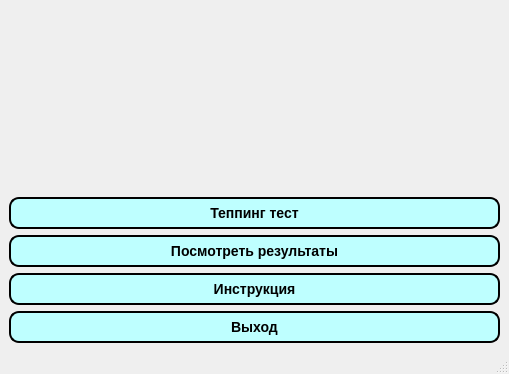
<?xml version="1.0" encoding="UTF-8"?>
<ui version="4.0">
 <class>Stud</class>
 <widget class="QMainWindow" name="Stud">
  <property name="geometry">
   <rect>
    <x>0</x>
    <y>0</y>
    <width>509</width>
    <height>374</height>
   </rect>
  </property>
  <property name="windowTitle">
   <string>MainWindow</string>
  </property>
  <widget class="QWidget" name="centralwidget">
   <layout class="QGridLayout" name="gridLayout">
    <item row="0" column="0">
     <widget class="QLabel" name="label_2">
      <property name="font">
       <font>
        <pointsize>12</pointsize>
       </font>
      </property>
      <property name="layoutDirection">
       <enum>Qt::LeftToRight</enum>
      </property>
      <property name="styleSheet">
       <string notr="true"/>
      </property>
      <property name="text">
       <string>&lt;html&gt;&lt;head/&gt;&lt;body&gt;&lt;p align=&quot;center&quot;&gt;&lt;br/&gt;&lt;/p&gt;&lt;/body&gt;&lt;/html&gt;</string>
      </property>
      <property name="alignment">
       <set>Qt::AlignCenter</set>
      </property>
      <property name="wordWrap">
       <bool>true</bool>
      </property>
     </widget>
    </item>
    <item row="1" column="0">
     <layout class="QVBoxLayout" name="verticalLayout">
      <item>
       <widget class="QPushButton" name="pushButton">
        <property name="styleSheet">
         <string notr="true">QPushButton{
     background-color: rgb(190, 255, 255);
     border-style: outset;
     border-width: 2px;
     border-radius: 10px;
     border-color: black;
     font: bold 14px;
     min-width: 10em;
     padding: 6px;
 }
 QPushButton:pressed {
     background-color: rgb(0, 255, 238);
     border-style: inset;
 }</string>
        </property>
        <property name="text">
         <string>Теппинг тест</string>
        </property>
       </widget>
      </item>
      <item>
       <widget class="QPushButton" name="pushButton_2">
        <property name="styleSheet">
         <string notr="true">QPushButton{
     background-color: rgb(190, 255, 255);
     border-style: outset;
     border-width: 2px;
     border-radius: 10px;
     border-color: black;
     font: bold 14px;
     min-width: 10em;
     padding: 6px;
 }
 QPushButton:pressed {
     background-color: rgb(0, 255, 238);
     border-style: inset;
 }</string>
        </property>
        <property name="text">
         <string>Посмотреть результаты</string>
        </property>
       </widget>
      </item>
      <item>
       <widget class="QPushButton" name="pushButton_3">
        <property name="styleSheet">
         <string notr="true">QPushButton{
     background-color: rgb(190, 255, 255);
     border-style: outset;
     border-width: 2px;
     border-radius: 10px;
     border-color: black;
     font: bold 14px;
     min-width: 10em;
     padding: 6px;
 }
 QPushButton:pressed {
     background-color: rgb(0, 255, 238);
     border-style: inset;
 }</string>
        </property>
        <property name="text">
         <string>Инструкция</string>
        </property>
       </widget>
      </item>
      <item>
       <widget class="QPushButton" name="pushButton_4">
        <property name="styleSheet">
         <string notr="true">QPushButton{
     background-color: rgb(190, 255, 255);
     border-style: outset;
     border-width: 2px;
     border-radius: 10px;
     border-color: black;
     font: bold 14px;
     min-width: 10em;
     padding: 6px;
 }
 QPushButton:pressed {
     background-color: rgb(0, 255, 238);
     border-style: inset;
 }</string>
        </property>
        <property name="text">
         <string>Выход</string>
        </property>
       </widget>
      </item>
     </layout>
    </item>
   </layout>
  </widget>
  <widget class="QStatusBar" name="statusbar"/>
 </widget>
 <resources/>
 <connections/>
</ui>
